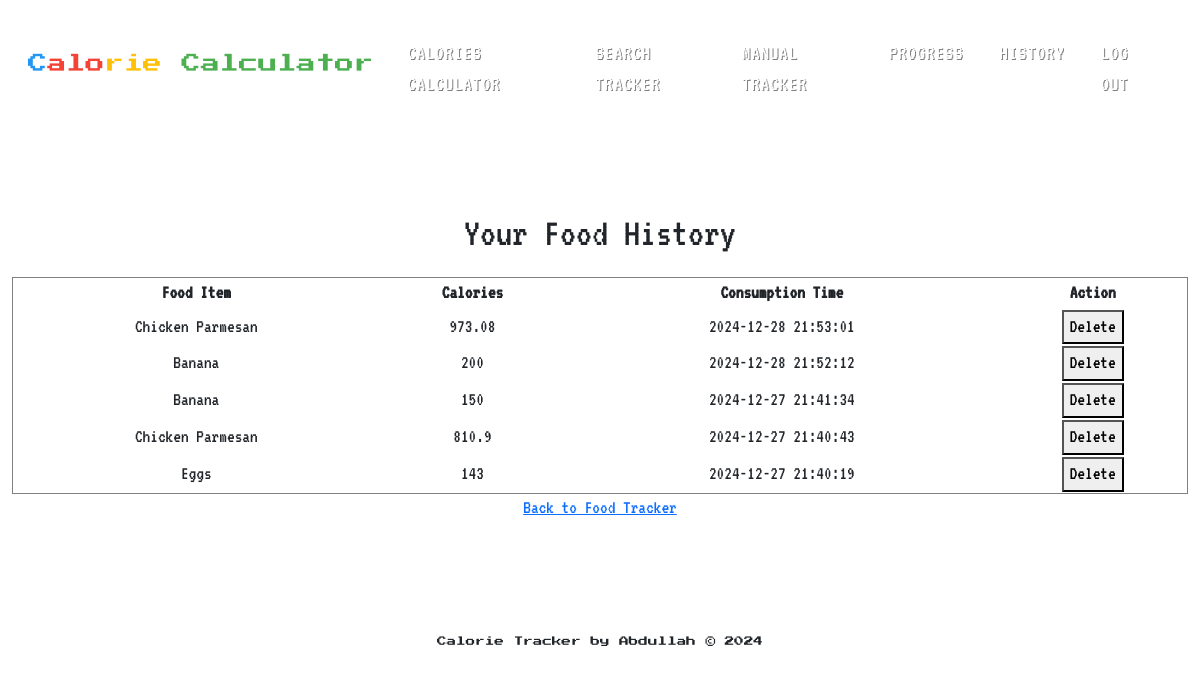
The page /history (signed in) on the database its author committed.
### tables this page shows
CREATE TABLE food_entries (
    id INTEGER PRIMARY KEY AUTOINCREMENT,  -- Unique ID for each food entry
    user_id INTEGER NOT NULL,  -- Foreign key referencing the user (who consumed the food)
    calorie_tracking_id INTEGER NOT NULL,  -- Foreign key referencing the daily calorie tracking record
    food_item VARCHAR(255) NOT NULL,  -- Name of the food item consumed
    calories INTEGER NOT NULL,  -- Calories in the consumed food (calculated based on weight)
    weight INTEGER NOT NULL,  -- Weight of the consumed food in grams
    consumption_time TIMESTAMP DEFAULT CURRENT_TIMESTAMP,  -- Timestamp when the food was consumed
    FOREIGN KEY (user_id) REFERENCES users(id),  -- Foreign key constraint referencing the `users` table
    FOREIGN KEY (calorie_tracking_id) REFERENCES calorie_tracking(id)  -- Foreign key constraint referencing the `calorie_tracking` table
);

### app.py (the view)
@app.route("/history", methods=["GET"])
@login_required
def history():
    connection = get_db()
    food_entries = connection.execute(
        """
        SELECT id, food_item, calories, consumption_time
        FROM food_entries
        WHERE user_id = ?
        ORDER BY consumption_time DESC
        """,
        (session["user_id"],)
    ).fetchall()
    connection.close()
    return render_template("history.html", food_entries=food_entries)

### app.py (called while the page is built)
@app.after_request
def after_request(response):
    response.headers["Cache-Control"] = "no-cache, no-store, must-revalidate"
    response.headers["Expires"] = 0
    response.headers["Pragma"] = "no-cache"
    return response

def get_db():
    connection = sqlite3.connect("cal.db")
    connection.row_factory = sqlite3.Row
    return connection

@app.after_request
def after_request(response):
    response.headers["Cache-Control"] = "no-cache, no-store, must-revalidate"
    response.headers["Expires"] = 0
    response.headers["Pragma"] = "no-cache"
    return response

### extensions.py (called while the page is built)
def login_required(f):
    @wraps(f)
    def decorated_function(*args, **kwargs):
        if session.get("user_id") is None:
            return redirect("/login")
        return f(*args, **kwargs)
    return decorated_function

### templates/history.html (shortened to what this page needs)
{% extends "layout.html" %}
{% block main %}
    <h1>Your Food History</h1>
    {% if food_entries %}
        <table border="1" style="width: 100%; border-collapse: collapse; margin-top: 20px;">
            <thead>
                <tr>
                    <th>Food Item</th>
                    <th>Calories</th>
                    <th>Consumption Time</th>
                    <th>Action</th>
                </tr>
            </thead>
            <tbody>
                {% for entry in food_entries %}
                    <tr>
                        <td>{{ entry.food_item }}</td>
                        <td>{{ entry.calories }}</td>
                        <td>{{ entry.consumption_time }}</td>
                        <td>
                            <button onclick="deleteFood('{{ entry.id }}')">Delete</button>
                        </td>
                    </tr>
                {% endfor %}
            </tbody>
        </table>
    {% else %}
        <p>No food entries found. Start tracking your meals!</p>
    {% endif %}
    <a href="{{ url_for('manual_tracker') }}">Back to Food Tracker</a>
{% endblock %}

### templates/layout.html (shortened to what this page needs)
<!DOCTYPE html>
<html lang="en">
    <head>
        <link href="https://cdn.jsdelivr.net/npm/bootstrap@5.1.3/dist/css/bootstrap.min.css" rel="stylesheet">
        <link href="/static/styles.css" rel="stylesheet">
    </head>
    <body>
        <nav class="navbar navbar-expand-md">
            <div class="container-fluid">
                <a class="navbar-brand" href="/">
                    <span class="blue">C</span><span class="red">alo</span><span class="yellow">rie</span>
                    <span class="green">Calculator</span>
                </a>
                <div class="collapse navbar-collapse" id="navbar">
                    {% if session["user_id"] %}
                        <ul class="navbar-nav ms-auto mt-2">
                            <li class="nav-item"><a class="nav-link" href="/calculator">Calories Calculator</a></li>
                            <li class="nav-item"><a class="nav-link" href="/tracker">Search Tracker</a></li>
                            <li class="nav-item"><a class="nav-link" href="/manual_tracker">Manual Tracker</a></li>
                            <li class="nav-item"><a class="nav-link" href="/progress">Progress</a></li>
                            <li class="nav-item"><a class="nav-link" href="/history">History</a></li>
                            <li class="nav-item"><a class="nav-link" href="/logout">Log Out</a></li>
                        </ul>
                    {% else %}
                        <ul class="navbar-nav ms-auto mt-2">
                            <li class="nav-item"><a class="nav-link" href="/register">Register</a></li>
                            <li class="nav-item"><a class="nav-link" href="/login">Log In</a></li>
                        </ul>
                    {% endif %}
                </div>
            </div>
        </nav>
        <main class="container-fluid py-5 text-center">
            {% block main %}{% endblock %}
        </main>
        <footer>
            <p>Calorie Tracker by Abdullah &copy; 2024</p>
        </footer>
    </body>
</html>

### templates/layout.html (style rules this page uses)
body { font-family: 'VT323', monospace; font-size: 1.2rem; background-color: var(--retro-background); background-image: linear-gradient(45deg, #ffffff 25%, transparent 25%), linear-gradient(-45deg, #ffffff 25%, transparent 25%), linear-gradient(45deg, transparent 75%, #ffffff 75%), linear-gradient(-45deg, transparent 75%, #ffffff 75%); background-size: 20px 20px; background-position: 0 0, 0 10px, 10px -10px, -10px 0px; }
.navbar { background: var(--retro-dark) !important; border-bottom: 4px solid var(--retro-primary); padding: 1rem; }
.navbar-brand { font-family: 'Press Start 2P', cursive; font-size: 1.2rem; color: var(--retro-primary) !important; text-shadow: 2px 2px 0px var(--retro-accent); }
.nav-link { color: white !important; font-size: 1.3rem; text-transform: uppercase; padding: 0.7rem 1.2rem; margin: 0 0.5rem; border: 2px solid transparent; text-shadow: 1px 1px 0px rgba(0, 0, 0, 0.5); font-family: 'VT323', monospace; letter-spacing: 1px; }
main { background-color: rgba(255, 255, 255, 0.9); border: 4px solid var(--retro-dark); border-radius: 8px; box-shadow: 8px 8px 0px var(--retro-primary); margin: 2rem auto; max-width: 1200px; padding: 2rem; }
.container-fluid { max-width: 1400px; }
footer { font-family: 'Press Start 2P', cursive; font-size: 0.6rem; color: var(--retro-dark); padding: 2rem; text-align: center; }
.blue { color: #2196F3; }
.red { color: #F44336; }
.yellow { color: #FFC107; }
.green { color: #4CAF50; }

### rows shown on the page
food_entries: food_item "Chicken Parmesan", calories "973.08", consumption_time "2024-12-28 21:53:01"
food_entries: food_item "Banana", calories "200", consumption_time "2024-12-28 21:52:12"
food_entries: food_item "Banana", calories "150", consumption_time "2024-12-27 21:41:34"
food_entries: food_item "Chicken Parmesan", calories "810.9", consumption_time "2024-12-27 21:40:43"
food_entries: food_item "Eggs", calories "143", consumption_time "2024-12-27 21:40:19"
